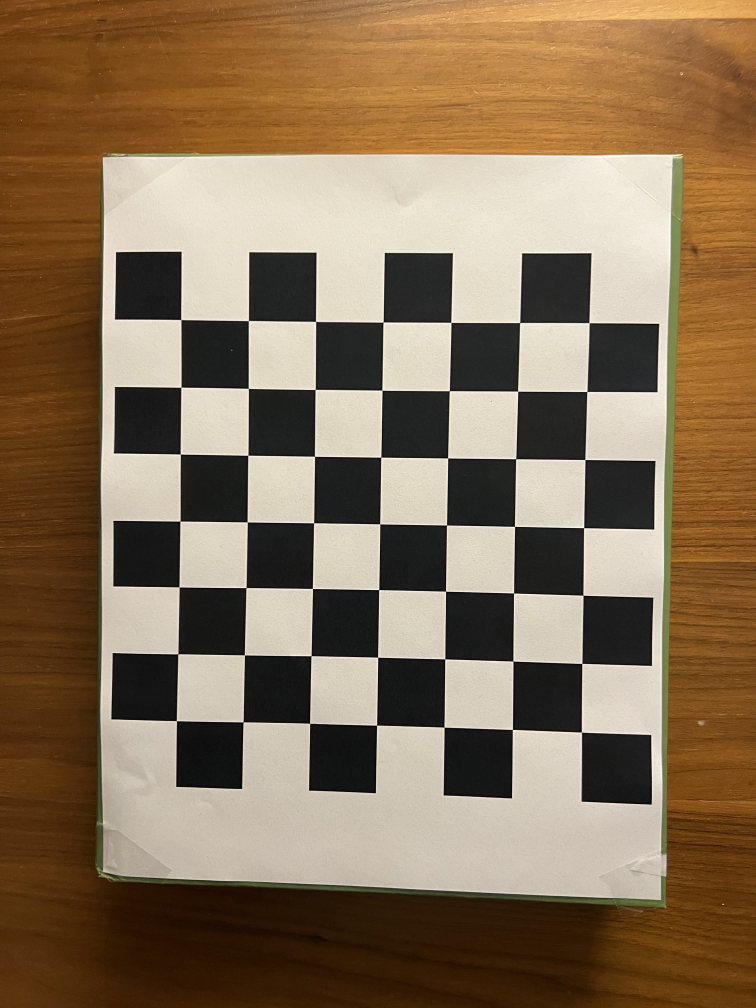
#> input picture HW3/test_folder/IMG-2308.JPG, 3024 x 4032 px (shown at 1/4 size); its folder holds only this picture in this run
$ jupyter execute Soner_Mehmet_HW3.ipynb
#> lines starting #> are read from the running program, lines starting #| are printed output that depends on the picture; after the words box and inside, x2 and y2 are one past the last pixel; in counts of white or black regions, pixels touching at a corner belong together; long printed decimals are rounded
[cell 1]
# Problem 1 - Camera Callibration

# Importing packages
import numpy as np
import cv2
import glob
import os
import matplotlib.pyplot as plt
from mpl_toolkits.mplot3d import Axes3D

# Criteria for cornersSubPix() function. Stops after certain iterations,
# epsilon or accuracy is reached
criteria = (cv2.TERM_CRITERIA_EPS + cv2.TERM_CRITERIA_MAX_ITER, 30, 0.001)

# Determine the pattern size and folder with images
a = 7
b = 7
folder = "test_folder"


def calibrateCamera(a,b,folder,debug) :

    # "create" object vertices by creating possible corners such as (0,0,0),(1,0,0), ... (5,5,0), ... (a,b,0)
    # third component is 0 since we are keeping the chessboard on a plane and are moving the camera
#> called with a = 7, b = 7, folder = 'test_folder', debug = True
    possiblePoints3d = np.zeros((a*b,3), np.float32)
    possiblePoints3d[:,:2] = np.mgrid[0:a,0:b].T.reshape(-1,2)

    # Store 3D points (object) and 2D points (image)
    points3d = [] # 3d points in real world space
    points2d = [] # 2d points in image plane.

    found = 0                                                   # count the pictures read
    images = []                                                 # store images in this array
    for filename in os.listdir(folder):
        path = os.path.join(folder,filename)                    # create path for image you want to read
        img = cv2.imread(path)                                  # read image
#> img is the input picture: shape (4032, 3024, 3); mean B, G, R 87.4, 113.5, 135.3

        # Downscale image because photos shot on iPhone are too big
        p = 0.25                                                # select downscaling factor
        new_width = int(img.shape[1] * p)                       # calculate new width
#> new_width = 756
        new_height = int(img.shape[0] * p)                      # calculate new height
#> new_height = 1008
        img = cv2.resize(img, (new_width, new_height))          # resize
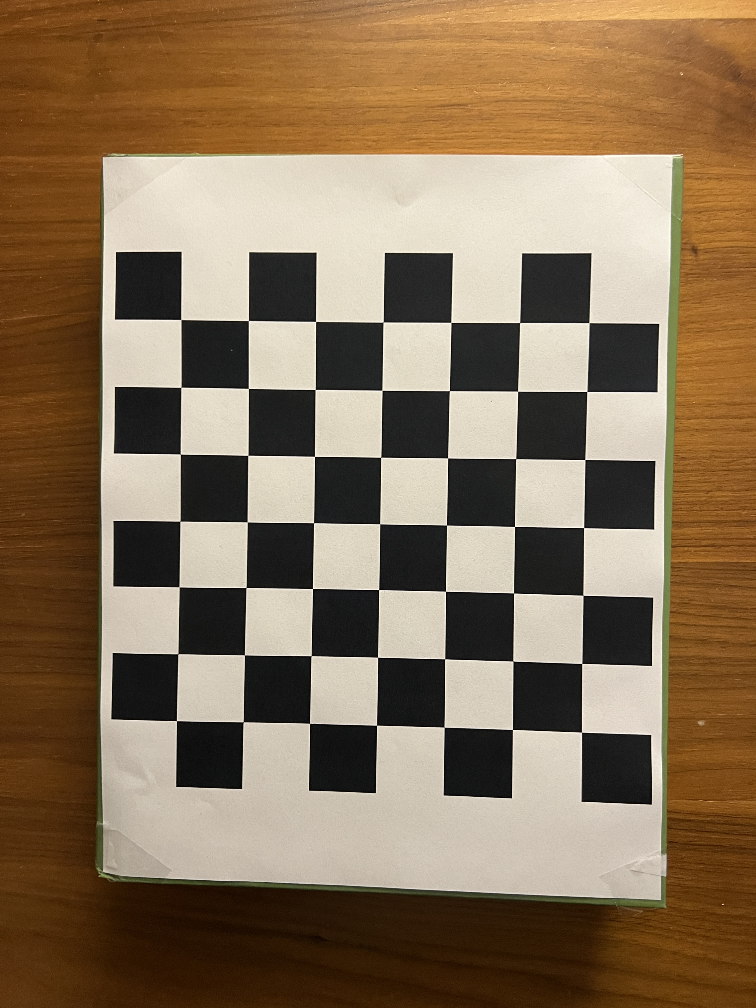
#> img: shape (1008, 756, 3); mean B, G, R 87.6, 113.7, 135.5
        gray = cv2.cvtColor(img, cv2.COLOR_BGR2GRAY)            # convert to gray image
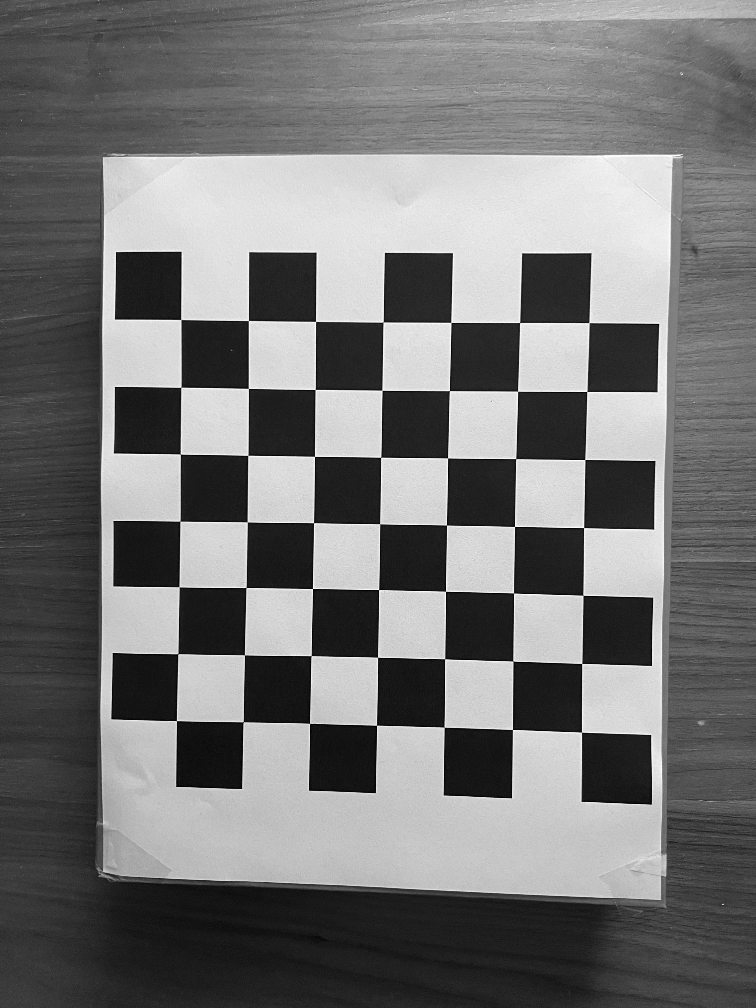
#> gray: shape (1008, 756); min 0, max 253, mean 117.2


        if (debug == True) :
            # Can show images for debugging/other purposes
            cv2.imshow('img',gray)
            cv2.waitKey(8000)

        # Find the chess board corners
        ret, corners = cv2.findChessboardCorners(gray, (a,b), None)
#> ret = True; corners = 49 rows, first 8: [180.8, 319.5], [248.4, 320.5], [315.6, 321.5], [383, 322], [450.8, 322.4], [519.6, 322.5], [588.9, 322.6], [180.8, 387.3]


        # If we found corners/the pattern, add them to points3d and the image points (corners) after refining them
        if ret == True:
            found += 1
            points3d.append(possiblePoints3d)
            corners2 = cv2.cornerSubPix(gray,corners, (11,11), (-1,-1), criteria) # add corners after refining
#> corners2 = 49 rows, first 8: [180.8, 319.5], [248.4, 320.5], [315.5, 321.4], [383.2, 322.1], [450.8, 322.4], [519.6, 322.5], [589, 322.6], [180.9, 387.3]
            points2d.append(corners2)

            # Draw and display the corners
            cv2.drawChessboardCorners(img, (a,b), corners2, ret)
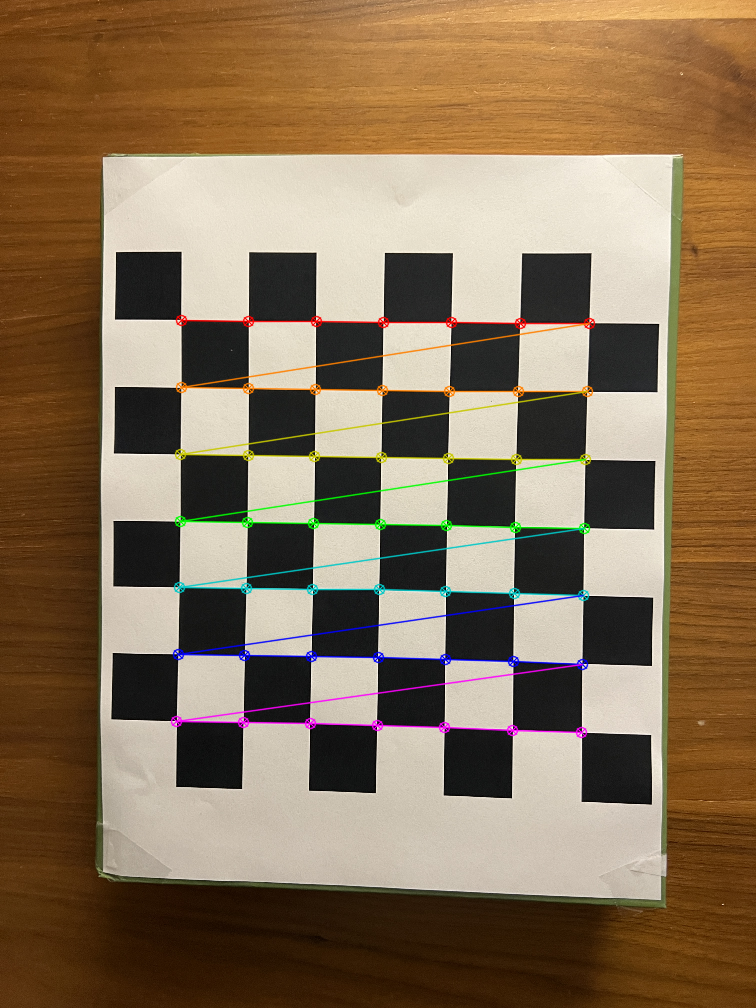
#> img: shape (1008, 756, 3); 2.59% of pixels changed, all inside (x1, y1, x2, y2) = (170, 314, 596, 739)
            if (debug == True) :
                cv2.imshow('img', img)
                cv2.waitKey(8000)
                debug = False

    cv2.destroyAllWindows()

    # Callibrate the camera with the set of 3D and 2D points and size of gray image
    ret, mtx, dist, rvecs, tvecs = cv2.calibrateCamera(points3d, points2d, gray.shape[::-1], None, None)
#> ret = 0.288; mtx = [[868.3, 0, 364.9], [0, 866.4, 512.2], [0, 0, 1]]; dist = [[0.559, -5.35, 0.00648, -0.00227, 21.22]]; rvecs = ([0.0293, 0.0442, 0.0158],); tvecs = ([-2.73, -2.88, 13.17],)

    print("Number of images used for calibration: ", found) # report how many pictures were used


    return ret, mtx, dist, rvecs, tvecs


def plotCameraLoc(tvecs):
    # Create plot window
    fig = plt.figure(figsize=(4,4))
    ax = fig.add_subplot(111, projection='3d')

    # Get coordinates from Tvec, obtained from calibrateCamera()
    for arrs in tvecs:
        x_coord = arrs[0]
        y_coord = arrs[1]
        z_coord = arrs[2]
        ax.scatter(x_coord,y_coord,z_coord) # add all coordinates to plot

    ax.set_xlabel('X Label')
    ax.set_ylabel('Y Label')
    ax.set_zlabel('Z Label')

    plt.show()


# Run actual program
ret, mtx, dist, rvecs, tvecs = calibrateCamera(a,b,folder,True)
#> ret = 0.288; mtx = [[868.3, 0, 364.9], [0, 866.4, 512.2], [0, 0, 1]]; dist = [[0.559, -5.35, 0.00648, -0.00227, 21.22]]; rvecs = ([0.0293, 0.0442, 0.0158],); tvecs = ([-2.73, -2.88, 13.17],)
plotCameraLoc(tvecs)
#> the loop in plotCameraLoc, `for arrs in tvecs:` made 1 pass
#> in plotCameraLoc, `plt.show()`:
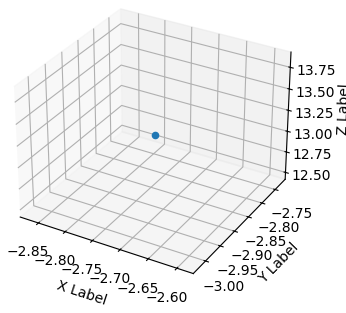
#> figure drawn by matplotlib, 1 panel

print("K matrix = ", mtx)
#| K matrix =  [[868.288    0.         364.879]
#|  [  0.         866.373 512.228]
#|  [  0.           0.           1.        ]]
print("\nR matrices = ", rvecs)
#| R matrices =  (array([[0.02932],
#|        [0.04423],
#|        [0.01581]]),)
print("\n T vectors = ", tvecs)
#|  T vectors =  (array([[-2.728],
#|        [-2.876 ],
#|        [13.170]]),)

[cell 2]
# Problem 2

import numpy as np
from numpy import linalg
import scipy as scp
from scipy.linalg import svd
import matplotlib.pyplot as plt
from matplotlib.lines import Line2D
import math


def createCameraMatrix(Rrow1, Rrow2, Rrow3, tvec, Krow1,Krow2,Krow3):
    R_W = np.array([Rrow1,Rrow2,Rrow3])
    t_W = np.array(tvec)
    t_W = t_W.reshape((-1,1))
    T_W = np.hstack([R_W,t_W])
    K = np.array([Krow1,Krow2,Krow3])
    M = np.dot(K,T_W)

    return M, K, T_W, R_W, t_W

def MdotPoints(points,matrix,output):
    for point in points:
        temp = np.dot(matrix,point)
        output.append(temp/(temp[2]))

def pixelTo2D(point,sigma_x,sigma_y,sx,sy,focal_length):
    newx = (point[0]-sigma_x) * (-sx)
    newy = (point[1] - sigma_y) * (-sy)
    return np.array([newx,newy,focal_length])

def createTwX(matrix):
    return np.vstack([matrix, [0,0,0,1]])


def solveRayEqs(pl,pr,RrL,trL):
    q = np.cross(pl, np.dot(RrL,pr))
    lenq = math.sqrt(pow(q[0],2) + pow(q[1],2) + pow(q[2],2))
    q = q/lenq
    alpha = - np.dot(RrL, pr)
    mtx = np.array([pl, alpha,q]).T
    # s, v, d = np.linalg.svd(mtx)
    a,b,c = np.linalg.solve(mtx,trL)
    return a,b,c,q

def calculatePW (pl,a,c,q,TwL):
    PL = a * pl + (c/2) * q
    PL = np.hstack([PL,[1]]).T
    PW = np.dot(np.linalg.inv(TwL),PL)
    return PW, PL


def stereoRec(pointsFromFirst,pointsFromSecond,sigma_x,sigma_y,sx,sy,focal_length):
    reconstruced = []
    # Create necessary matrices
    TwL = createTwX(T1)         # create T_w^L, for left camera
    TwR = createTwX(T2)         # create T_w^R, for right camera
    TrW = np.linalg.inv(TwR)    # invert T_w^R to get T_r^W

    TrL = np.dot(TwL,TrW)       # combine both to get TrL
    RrL = TrL[0:3,0:3]          # extract RrL
    trL = TrL[0:3,3]            # extract trL

    # Get Pixel values for every 2D-point, do the reconstruction
    for i in range(8):
        pl_i = pixelTo2D(pointsFromFirst[i],sigma_x,sigma_y,sx,sy,focal_length)
        pr_i = pixelTo2D(pointsFromSecond[i],sigma_x,sigma_y,sx,sy,focal_length)
        a,b,c,q = solveRayEqs(pl_i,pr_i,RrL,trL)
        pw,pl = calculatePW(pl_i,a,c,q,TwL)
        reconstruced.append(pw)

    return reconstruced


# K matrix & its parameters
Krow1 = [-100,0,200]
Krow2 = [-0,-100,200]
Krow3 = [0,0,1]
sigma_x = Krow1[2]
sigma_y = Krow2[2]
focal_length = 100
sx = -focal_length/Krow1[0]
sy = -focal_length/Krow2[1]


# Parameters for Left Camera
R1_row1 = [0.707,0.707,0]
R1_row2 = [-0.707,0.707,0]
R1_row3 = [0,0,1]
t1_vec = [-3,-0.5,3]

M1,K,T1,R1,t1 = createCameraMatrix(R1_row1, R1_row2,R1_row3,t1_vec,Krow1,Krow2,Krow3)


# Parameters for Right Camera
R2_row1 = [0.866,-0.5,0]
R2_row2 = [0.5,0.866,0]
R2_row3 = [0,0,1]
t2_vec = [-3,-0.5,3]

M2,K,T2,R2,t2 = createCameraMatrix(R2_row1, R2_row2,R2_row3,t2_vec,Krow1,Krow2,Krow3)


# Creating a cube, defining the points in world-coord.
p0 = np.array([0,0,0,1])
p1 = np.array([1,0,0,1])
p2 = np.array([0,0,1,1])
p3 = np.array([1,0,1,1])
p4 = np.array([0,1,1,1])
p5 = np.array([1,1,1,1])
p6 = np.array([0,1,0,1])
p7 = np.array([1,1,0,1])

points_3d = [p0,p1,p2,p3,p4,p5,p6,p7]


# Going from 3d to 2d, to image coords.
pointsFromFirst  = []  # store all M1 * points_3D
pointsFromSecond = []  # store all M2 * points_3D

# Multiply every point in the cube with each matrix and store them
MdotPoints(points_3d,M1,pointsFromFirst)
MdotPoints(points_3d,M2,pointsFromSecond)

reconstructed_points = stereoRec(pointsFromFirst,pointsFromSecond,sigma_x,sigma_y,sx,sy,focal_length)


for i in range(len(points_3d)):
    print(points_3d[i], " ", reconstructed_points[i])

[cell 3]
# Extra Credit - Triangulation

# Problem 2

import numpy as np
from numpy import linalg
import scipy as scp
from scipy.linalg import svd
import matplotlib.pyplot as plt
from matplotlib.lines import Line2D
import math


def createCameraMatrix(Rrow1, Rrow2, Rrow3, tvec, Krow1,Krow2,Krow3):
    R_W = np.array([Rrow1,Rrow2,Rrow3])
    t_W = np.array(tvec)
    t_W = t_W.reshape((-1,1))
    T_W = np.hstack([R_W,t_W])
    K = np.array([Krow1,Krow2,Krow3])
    M = np.dot(K,T_W)

    return M, K, T_W, R_W, t_W

def MdotPoints(points,matrix,output):
    for point in points:
        temp = np.dot(matrix,point)
        output.append(temp/(temp[2]))

# K matrix & its parameters
Krow1 = [-100,0,200]
Krow2 = [-0,-100,200]
Krow3 = [0,0,1]
sigma_x = Krow1[2]
sigma_y = Krow2[2]
focal_length = 100
sx = -focal_length/Krow1[0]
sy = -focal_length/Krow2[1]


# Parameters for Left Camera
R1_row1 = [0.707,0.707,0]
R1_row2 = [-0.707,0.707,0]
R1_row3 = [0,0,1]
t1_vec = [-3,-0.5,3]

M1,K,T1,R1,t1 = createCameraMatrix(R1_row1, R1_row2,R1_row3,t1_vec,Krow1,Krow2,Krow3)


# Parameters for Right Camera
R2_row1 = [0.866,-0.5,0]
R2_row2 = [0.5,0.866,0]
R2_row3 = [0,0,1]
t2_vec = [-3,-0.5,3]

M2,K,T2,R2,t2 = createCameraMatrix(R2_row1, R2_row2,R2_row3,t2_vec,Krow1,Krow2,Krow3)


# Creating a cube, defining the points in world-coord.
p0 = np.array([0,0,0,1])
p1 = np.array([1,0,0,1])
p2 = np.array([0,0,1,1])
p3 = np.array([1,0,1,1])
p4 = np.array([0,1,1,1])
p5 = np.array([1,1,1,1])
p6 = np.array([0,1,0,1])
p7 = np.array([1,1,0,1])

points_3d = [p0,p1,p2,p3,p4,p5,p6,p7]


# Going from 3d to 2d, to image coords.
pointsFromFirst  = []  # store all M1 * points_3D
pointsFromSecond = []  # store all M2 * points_3D

# Multiply every point in the cube with each matrix and store them
MdotPoints(points_3d,M1,pointsFromFirst)
MdotPoints(points_3d,M2,pointsFromSecond)


def createTrgRows(point,m1,m2,m3):
    v1 = np.dot(point[0],m3) - m1
    v2 = np.dot(point[1],m3) - m2
    return v1,v2

def Triangulation(M1,M2,pointsFromFirst,pointsFromSecond,i):
    # Define rows from both camera matrices (left = mAi, right = mBi)
    mA1 = M1[0,:]
    mA2 = M1[1,:]
    mA3 = M1[2,:]

    mB1 = M2[0,:]
    mB2 = M2[1,:]
    mB3 = M2[2,:]

    # Get specific point's pixel values from left & right
    p1l = pointsFromFirst[i]
    p1r = pointsFromSecond[i]

    # Create the
    vA1,vA2 = createTrgRows(p1l, mA1, mA2, mA3)
    vB1,vB2 = createTrgRows(p1r, mB1, mB2, mB3)

    # Stack rows to create the A matrix
    A_Mtx = np.vstack([vA1,vA2,vB1,vB2])
    s,v,d = svd(A_Mtx)


    print("s = ",s)
    print("\nv = ", v)
    print("\nd = ", d)

    print("\n",points_3d[i])
    return d[-1]


output = Triangulation(M1,M2,pointsFromFirst,pointsFromSecond,0)
print(output)

$ run again, on HW3/test_folder/IMG-2313.JPG
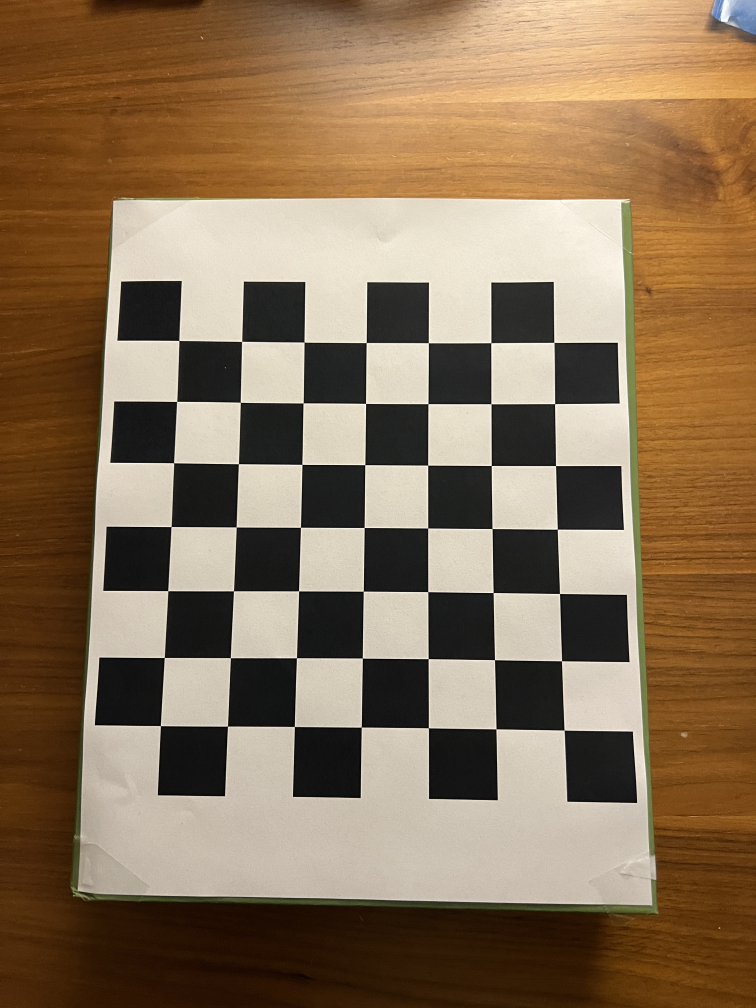
#> input picture HW3/test_folder/IMG-2313.JPG, 3024 x 4032 px (shown at 1/4 size)
#> in calibrateCamera, img is the input picture: shape (4032, 3024, 3); mean B, G, R 87.6, 114, 137.1
#> in calibrateCamera, `gray = cv2.cvtColor(img, cv2.COLOR_BGR2GRAY)`:
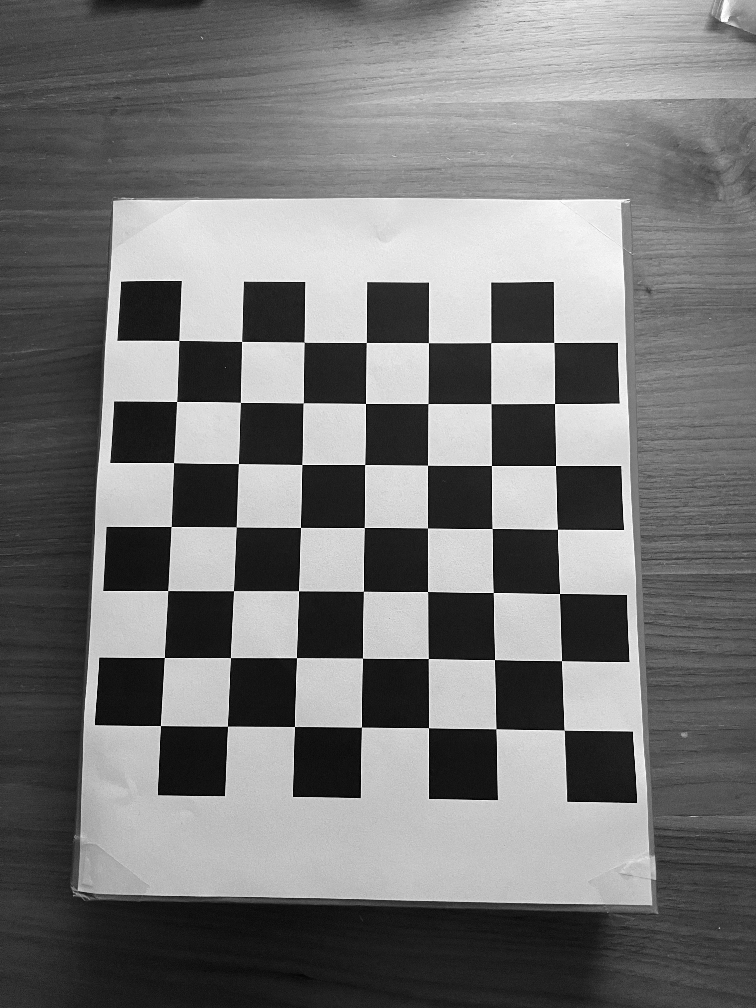
#> gray: shape (1008, 756); min 0, max 255, mean 118
#> in calibrateCamera, `ret, corners = cv2.findChessboardCorners(gray, (a,b), None)`: ret = True; corners = 49 rows, first 8: [178.7, 340.5], [241.6, 341.5], [304.1, 342.2], [366.4, 342.5], [428.4, 342.6], [490.8, 342.6], [553.8, 342.5], [176.6, 401.5]
#> corners2 = 49 rows, first 8: [178.8, 340.5], [241.6, 341.4], [304.1, 342.2], [366.3, 342.5], [428.4, 342.6], [490.7, 342.6], [553.7, 342.5], [176.7, 401.5]
#> in calibrateCamera, `ret, mtx, dist, rvecs, tvecs = cv2.calibrateCamera(points3d, points2d,..`: ret = 0.318; mtx = [[775.8, 0, 382.5], [0, 776.1, 508.5], [0, 0, 1]]; dist = [[0.289, -1.02, -0.00163, 0.00158, 0.235]]; rvecs = ([-0.149, 0.00965, 0.00745],); tvecs = ([-3.26, -2.69, 12.69],)
#> `ret, mtx, dist, rvecs, tvecs = calibrateCamera(a,b,folder,True)`: ret = 0.318; mtx = [[775.8, 0, 382.5], [0, 776.1, 508.5], [0, 0, 1]]; dist = [[0.289, -1.02, -0.00163, 0.00158, 0.235]]; rvecs = ([-0.149, 0.00965, 0.00745],); tvecs = ([-3.26, -2.69, 12.69],)
#> the loop in plotCameraLoc, `for arrs in tvecs:` made 1 pass
#> in plotCameraLoc, `plt.show()`:
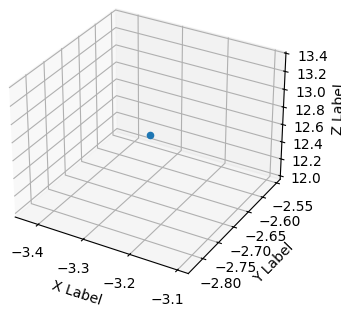
#> figure drawn by matplotlib, 1 panel
#| K matrix =  [[775.770   0.         382.477]
#|  [  0.         776.076 508.479]
#|  [  0.           0.           1.        ]]
#| R matrices =  (array([[-0.1492],
#|        [ 0.009653],
#|        [ 0.007454]]),)
#|  T vectors =  (array([[-3.265],
#|        [-2.691],
#|        [12.687]]),)
